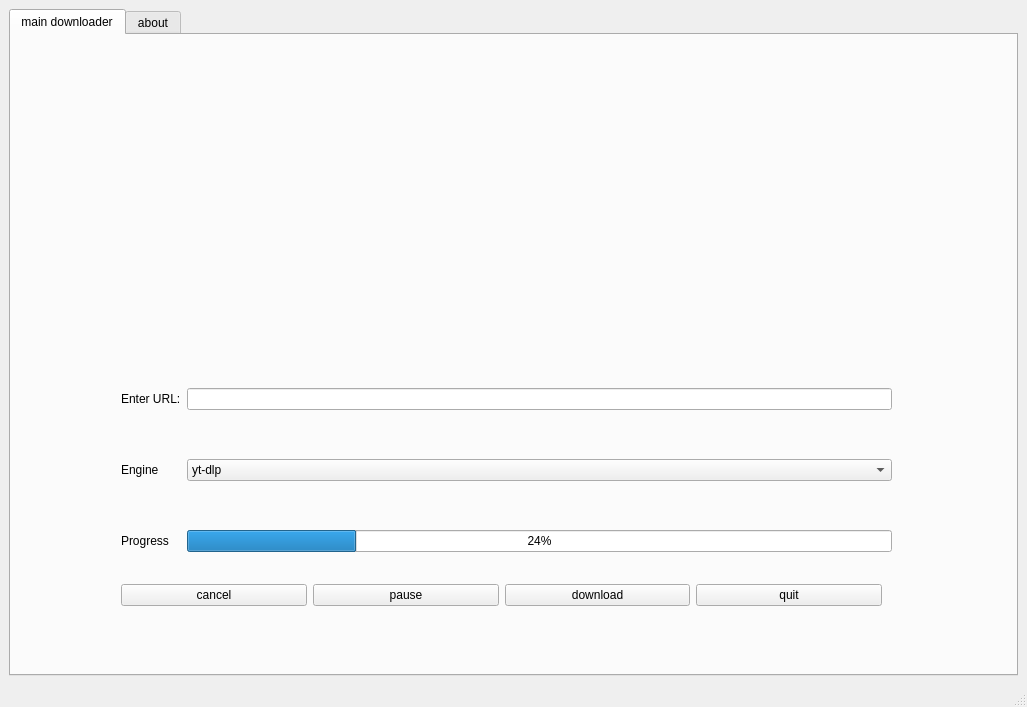
<?xml version="1.0" encoding="UTF-8"?>
<ui version="4.0">
 <class>MainWindow</class>
 <widget class="QMainWindow" name="MainWindow">
  <property name="geometry">
   <rect>
    <x>0</x>
    <y>0</y>
    <width>1027</width>
    <height>707</height>
   </rect>
  </property>
  <property name="windowTitle">
   <string>MainWindow</string>
  </property>
  <widget class="QWidget" name="centralwidget">
   <layout class="QGridLayout" name="gridLayout_2">
    <item row="0" column="0">
     <widget class="QTabWidget" name="tabWidget">
      <property name="currentIndex">
       <number>0</number>
      </property>
      <widget class="QWidget" name="tab">
       <attribute name="title">
        <string>main downloader</string>
       </attribute>
       <widget class="QWidget" name="layoutWidget">
        <property name="geometry">
         <rect>
          <x>110</x>
          <y>310</y>
          <width>771</width>
          <height>251</height>
         </rect>
        </property>
        <layout class="QGridLayout" name="gridLayout">
         <item row="0" column="0">
          <widget class="QLabel" name="url_label">
           <property name="text">
            <string>Enter URL:</string>
           </property>
          </widget>
         </item>
         <item row="0" column="1">
          <widget class="QLineEdit" name="url_lineEdit"/>
         </item>
         <item row="1" column="0">
          <widget class="QLabel" name="engine_label">
           <property name="text">
            <string>Engine</string>
           </property>
          </widget>
         </item>
         <item row="1" column="1">
          <widget class="QComboBox" name="engine_combobox">
           <item>
            <property name="text">
             <string>yt-dlp</string>
            </property>
           </item>
           <item>
            <property name="text">
             <string>youtube-dl</string>
            </property>
           </item>
           <item>
            <property name="text">
             <string>gallery-dl</string>
            </property>
           </item>
           <item>
            <property name="text">
             <string>wget</string>
            </property>
           </item>
          </widget>
         </item>
         <item row="2" column="0">
          <widget class="QLabel" name="progress_label">
           <property name="text">
            <string>Progress</string>
           </property>
          </widget>
         </item>
         <item row="2" column="1">
          <widget class="QProgressBar" name="progressbar">
           <property name="value">
            <number>24</number>
           </property>
          </widget>
         </item>
        </layout>
       </widget>
       <widget class="QWidget" name="layoutWidget">
        <property name="geometry">
         <rect>
          <x>110</x>
          <y>540</y>
          <width>761</width>
          <height>41</height>
         </rect>
        </property>
        <layout class="QHBoxLayout" name="horizontalLayout">
         <item>
          <widget class="QPushButton" name="cancel_button">
           <property name="text">
            <string>cancel</string>
           </property>
          </widget>
         </item>
         <item>
          <widget class="QPushButton" name="pause_button">
           <property name="text">
            <string>pause</string>
           </property>
          </widget>
         </item>
         <item>
          <widget class="QPushButton" name="download_button">
           <property name="text">
            <string>download</string>
           </property>
          </widget>
         </item>
         <item>
          <widget class="QPushButton" name="quit_button">
           <property name="text">
            <string>quit</string>
           </property>
          </widget>
         </item>
        </layout>
       </widget>
      </widget>
      <widget class="QWidget" name="tab_2">
       <attribute name="title">
        <string>about</string>
       </attribute>
      </widget>
     </widget>
    </item>
   </layout>
  </widget>
  <widget class="QMenuBar" name="menubar">
   <property name="geometry">
    <rect>
     <x>0</x>
     <y>0</y>
     <width>1027</width>
     <height>26</height>
    </rect>
   </property>
  </widget>
  <widget class="QStatusBar" name="statusbar"/>
 </widget>
 <resources/>
 <connections/>
</ui>
